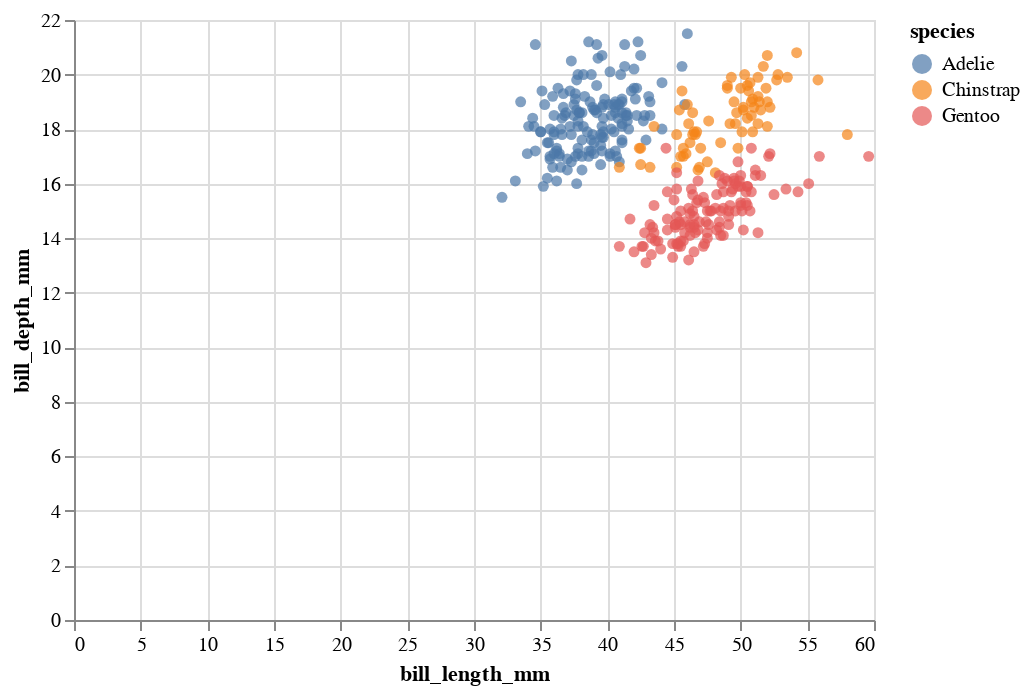

The notebook cell this image was saved under:
### Code cell
chart.mark_circle().encode(
    x = 'bill_length_mm',
    y = 'bill_depth_mm',
    color = 'species'
)

### Figure 1 — Vega-Lite specification as saved in the notebook (floating-point values rounded to 4 significant figures; data arrays with more than 128 entries replaced by an {"elided": "..."} marker saying what was removed)
{"config": {"view": {"continuousWidth": 400, "continuousHeight": 300}}, "data": {"name": "data-7b1c3d376dc1f878f7c4c69deb3a1e79"}, "mark": "circle", "encoding": {"color": {"field": "species", "type": "nominal"}, "x": {"field": "bill_length_mm", "type": "quantitative"}, "y": {"field": "bill_depth_mm", "type": "quantitative"}}, "$schema": "https://vega.github.io/schema/vega-lite/v4.17.0.json", "datasets": {"data-7b1c3d376dc1f878f7c4c69deb3a1e79": {"elided": "344 records"}}}
